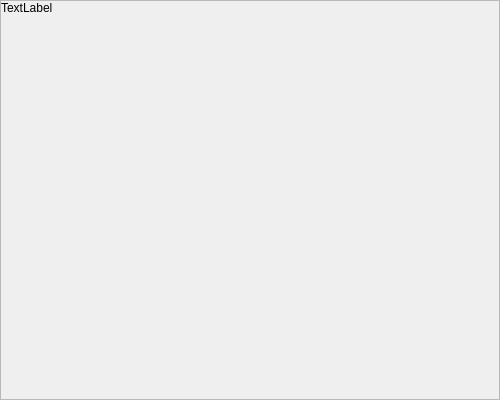
<?xml version="1.0" encoding="UTF-8"?>
<ui version="4.0">
 <class>Updates</class>
 <widget class="QDialog" name="Updates">
  <property name="geometry">
   <rect>
    <x>0</x>
    <y>0</y>
    <width>500</width>
    <height>400</height>
   </rect>
  </property>
  <property name="windowTitle">
   <string>Updates</string>
  </property>
  <layout class="QHBoxLayout" name="horizontalLayout">
   <property name="leftMargin">
    <number>0</number>
   </property>
   <property name="topMargin">
    <number>0</number>
   </property>
   <property name="rightMargin">
    <number>0</number>
   </property>
   <property name="bottomMargin">
    <number>0</number>
   </property>
   <item>
    <widget class="QScrollArea" name="scrollArea">
     <property name="frameShadow">
      <enum>QFrame::Plain</enum>
     </property>
     <property name="lineWidth">
      <number>0</number>
     </property>
     <property name="widgetResizable">
      <bool>true</bool>
     </property>
     <widget class="QWidget" name="scrollAreaWidgetContents">
      <property name="geometry">
       <rect>
        <x>0</x>
        <y>0</y>
        <width>498</width>
        <height>398</height>
       </rect>
      </property>
      <layout class="QVBoxLayout" name="verticalLayout">
       <property name="leftMargin">
        <number>0</number>
       </property>
       <property name="topMargin">
        <number>0</number>
       </property>
       <property name="rightMargin">
        <number>0</number>
       </property>
       <property name="bottomMargin">
        <number>0</number>
       </property>
       <item>
        <widget class="QLabel" name="label">
         <property name="sizePolicy">
          <sizepolicy hsizetype="Minimum" vsizetype="Preferred">
           <horstretch>0</horstretch>
           <verstretch>0</verstretch>
          </sizepolicy>
         </property>
         <property name="styleSheet">
          <string notr="true"/>
         </property>
         <property name="lineWidth">
          <number>0</number>
         </property>
         <property name="text">
          <string>TextLabel</string>
         </property>
         <property name="textFormat">
          <enum>Qt::MarkdownText</enum>
         </property>
         <property name="alignment">
          <set>Qt::AlignLeading|Qt::AlignLeft|Qt::AlignTop</set>
         </property>
         <property name="margin">
          <number>20</number>
         </property>
        </widget>
       </item>
      </layout>
     </widget>
    </widget>
   </item>
  </layout>
 </widget>
 <resources/>
 <connections/>
</ui>
